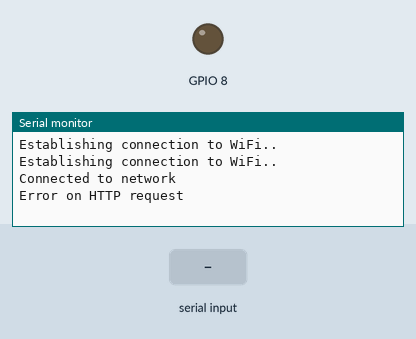
A sketch run on a simulated ESP32. Parts: output pins drawn as LEDs (lit = HIGH), the last lines printed to the serial monitor. The test bench sets the inputs (shaded band). WiFi joins after 1.5 s; servers stay silent unless stated; a WiFi scan finds three made-up networks; uploads are accepted with an empty reply; nothing arrives over Bluetooth unless stated.

Above: at 3.4 s.
3.5 s: "ssid\n" received over Serial
At 4.2 s:
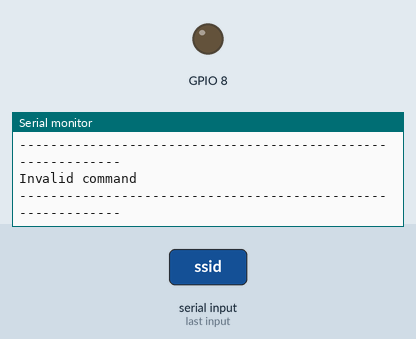
5.0 s: "Results\n" received over Serial
At 5.6 s:
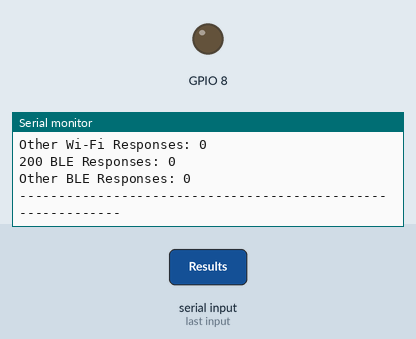

Measured:
- after the input at 3.5 s, the serial monitor: prints a new line at once (image 1)
- after the input at 5.0 s, the serial monitor: prints a new line at once (image 2)

The sketch:

MultiWifiBle10.ino
```cpp
/* In this program two json files are created with all available BLE devices and Wi-Fi networks as they are scanned.
  Then the json files containing all devices and networks found are sent to the server */

#include "WiFi.h"
#include <HTTPClient.h>
#include <BLEDevice.h>
#include <BLEUtils.h>
#include <BLEScan.h>
#include <Preferences.h>
#include <BLEAdvertisedDevice.h>

#define DEBUG 1

#if DEBUG == 1
#define debug(x) Serial.print(x)
#define debugln(x) Serial.println(x)
#else
#define debug(x)
#define debugln(x)
#endif

Preferences preferences;

QueueHandle_t queueWIFI;
QueueHandle_t queueBLE;

TaskHandle_t Task1, Task2, Task3, Task4;

//Counter for BLE devices scanned
int number = 1;

BLEScan* pBLEScan;

//TIMERS
int WIFIinterval = 0;
int BLEinterval = 0;

int response200Wifi = 0;
int response200Ble = 0;
int responseOtherWifi = 0;
int responseOtherBle = 0;

const char* ssid = "ZON-C510";
const char* password =  "Boas1234";

// Domain Name with full URL Path for HTTP POST Request
const char* serverName = "http://ils.dsi.uminho.pt/ar-ware/S02/i2a/i2aSamples.php";


String translateEncryptionType(wifi_auth_mode_t encryptionType) {

  switch (encryptionType) {
    case (WIFI_AUTH_OPEN):
      return "Open";
    case (WIFI_AUTH_WEP):
      return "WEP";
    case (WIFI_AUTH_WPA_PSK):
      return "WPA_PSK";
    case (WIFI_AUTH_WPA2_PSK):
      return "WPA2_PSK";
    case (WIFI_AUTH_WPA_WPA2_PSK):
      return "WPA_WPA2_PSK";
    case (WIFI_AUTH_WPA2_ENTERPRISE):
      return "WPA2_ENTERPRISE";
  }
}

// Here the "static" part of the json file is initialized. It has several preset values that will be replaced as we scan the bluetooth networks.
String dataGramaBLE = "scanData= {  \"tagName\": \"tagPedro\",  \"tagBSSID\": \"00:11:22:33:44:99\",  \"tagNetwork\": \"eduroam\",  \"dataType\": \"BLE\",  \"scanMode\": \"auto\", \"BLEData\":";

// Here the "volatile" part of the json file is initialized. This part will be changing constantly
String adicionarBLE;

String adicionarBLECopy;

// Here the "static" part of the json file is initialized. It has several preset values that will be replaced as we scan the wi-fi networks.
String dataGramaWIFI = "scanData= { \"tagName\": \"tagPedro\", \"tagBSSID\": \"00:11:22:33:44:55\", \"tagNetwork\": \"eduroam\", \"dataType\": \"Wi-Fi\", \"scanMode\": \"auto\", \"WiFiData\":";

String adicionarWIFICopy;

class MyAdvertisedDeviceCallbacks: public BLEAdvertisedDeviceCallbacks {

    void onResult(BLEAdvertisedDevice advertisedDevice) {

      // The bluetooth data containing information about all the networks found has to be sent inside brackets
      adicionarBLE += "{\"bssid\": \"bssid(i)\",      \"rssi\": \"rssi(i)\",      \"ssid\": \"ssid(i)\"}";

      // The preset value of bssid is replaced by the bssid of the device found
      adicionarBLE.replace("bssid(i)", (advertisedDevice.getAddress().toString().c_str()));
      String rssiStr = String (advertisedDevice.getRSSI());
      // The preset value of rssi is replaced by the rssi of the device found
      adicionarBLE.replace("rssi(i)", rssiStr);
      String nome = advertisedDevice.getName().c_str();
      // The preset value of ssid is replaced by the ssid of the device found
      adicionarBLE.replace("ssid(i)", nome);
      number ++;
      adicionarBLE += ", ";
    }
};

void scanBLE() {

  int scanTime = 5; //In seconds
  // put your main code here, to run repeatedly:
  // The wi-fi data containing information about all the networks found has to be sent inside brackets
  adicionarBLE += "[";
  BLEScanResults foundDevices = pBLEScan->start(scanTime, false);
  // The wi-fi data containing information about all the networks found has to be sent inside brackets
  adicionarBLE += "]}";
  //debug("[BLE] Devices found: ");
  //debugln(foundDevices.getCount());
  number = 1;
  pBLEScan->clearResults();   // delete results fromBLEScan buffer to release memory

  //It is necessary to remove the last comma
  int lastComma = adicionarBLE.lastIndexOf(',');
  adicionarBLE.remove(lastComma , 1);
  adicionarBLECopy = adicionarBLE;
  adicionarBLE.remove(0);
  xQueueOverwrite(queueBLE, &adicionarBLECopy);
}

void scanNetworks() {

  // Here the "volatile" part of the json file is initialized. This part will be changing constantly
  String adicionarWIFI;
  int linhaUm = 1;
  int numberOfNetworks = WiFi.scanNetworks();

  // The wi-fi data containing information about all the networks found has to be sent inside brackets
  adicionarWIFI += "[";

  for (int i = 0; i < numberOfNetworks; i++) {
    if (linhaUm == 0) {
      adicionarWIFI += ", ";
    } else linhaUm = 0;

    adicionarWIFI += "{\"bssid\": \"bssid(i)\",      \"rssi\": \"rssi(i)\",      \"ssid\": \"ssid(i)\",      \"encript\": \"encript(i)\"}";

    // The preset value of bssid is replaced by the bssid of the network number i found
    adicionarWIFI.replace("bssid(i)", (WiFi.BSSIDstr(i)));

    String rssiStr = String (WiFi.RSSI(i));
    // The preset value of rssi is replaced by the rssi of the network number i found
    adicionarWIFI.replace("rssi(i)", rssiStr);

    // The preset value of ssid is replaced by the ssid of the network number i found
    adicionarWIFI.replace("ssid(i)", (WiFi.SSID(i)));

    String encryptionTypeDescription = translateEncryptionType(WiFi.encryptionType(i));

    // The preset value of encryption is replaced by the encryption of the network number i found
    adicionarWIFI.replace("encript(i)", encryptionTypeDescription);

  }

  // The wi-fi data containing information about all the networks found has to be sent inside brackets
  adicionarWIFI += "]}";

  adicionarWIFICopy = adicionarWIFI;

  adicionarWIFI.remove(0);

  xQueueOverwrite(queueWIFI, &adicionarWIFICopy);

  //debug("[WI-FI] networks found: ");
  //debugln(numberOfNetworks);
}

void postBLE() {

  xQueueReceive(queueBLE, &adicionarBLECopy, portMAX_DELAY);

  if ( adicionarBLECopy.length() > 0) {

    // Send HTTP POST request
    // Here we concatenate both parts to originate the final datagram to be sent
    String dataGramaBLEFinal = dataGramaBLE + adicionarBLECopy;

    int tamanhoBLE = dataGramaBLEFinal.length();

    int connectionCountBLE = 0;

    //Check WiFi connection status
    if (WiFi.status() == WL_CONNECTED) {
      WiFiClient client;
      HTTPClient http;

      // Your Domain name with URL path or IP address with path
      if (connectionCountBLE == 0) {
        http.begin(client, serverName);
      } connectionCountBLE++;

      // Your Domain name with URL path or IP address with path
      http.begin(client, serverName);

      // Specify content-type header
      http.addHeader("Content-Type", "application/x-www-form-urlencoded", "Content-Length", tamanhoBLE);
      //http.addHeader("Content-Length", tamanhoBLE);
      http.addHeader("Accept", "*/*");
      http.addHeader("Accept-Encoding", "gzip, deflate, br");
      http.addHeader("Connection", "keep-alive");

      vTaskSuspend(Task3);
      int httpResponseCodeBLE = http.POST(dataGramaBLEFinal);
      vTaskResume(Task3);

      String responseBLE = http.getString();

      if (httpResponseCodeBLE == 200) {
        /*debug("[BLE] HTTP Response code: ");
          debugln(httpResponseCodeBLE);
          debugln(responseBLE);
        */
        response200Ble++;
      }
      else {
        debug("[BLE] HTTP Response code: ");
        debugln(httpResponseCodeBLE);
        debugln(responseBLE);
        responseOtherBle++;
      }

    }
  }
}


void postWIFI() {

  xQueueReceive(queueWIFI, &adicionarWIFICopy, portMAX_DELAY);

  if ( adicionarWIFICopy.length() > 0) {

    // Here we concatenate both parts to originate the final datagram to be sent
    String dataGramaWIFIFinal = dataGramaWIFI + adicionarWIFICopy;
    int tamanhoWIFI = dataGramaWIFIFinal.length();

    int connectionCountWIFI = 0;

    //Send an HTTP POST request every 1 second

    //Check WiFi connection status
    if (WiFi.status() == WL_CONNECTED) {
      WiFiClient client;
      HTTPClient http;

      // Your Domain name with URL path or IP address with path
      if (connectionCountWIFI == 0) {
        http.begin(client, serverName);
      } connectionCountWIFI++;

      // Specify content-type header
      http.addHeader("Content-Type", "application/x-www-form-urlencoded", "Content-Length", tamanhoWIFI);
      //http.addHeader("Content-Length", tamanhoWIFI);
      http.addHeader("Accept", "*/*");
      http.addHeader("Accept-Encoding", "gzip, deflate, br");
      http.addHeader("Connection", "keep-alive");

      // Send HTTP POST request

      vTaskSuspend(Task3);
      int httpResponseCodeWIFI = http.POST(dataGramaWIFIFinal);
      vTaskResume(Task3);

      String responseWifi = http.getString();

      if (httpResponseCodeWIFI == 200) {
        /*debug("[WIFI] HTTP Response code: ");
          debugln(httpResponseCodeWIFI);
          debugln(responseWifi);
        */
        response200Wifi++;
      }
      else {
        debug("[WIFI] HTTP Response code: ");
        debugln(httpResponseCodeWIFI);
        debugln(responseWifi);
        responseOtherWifi++;
      }

    }
  }
}

void connectToNetwork() {
  WiFi.begin(ssid, password);

  while (WiFi.status() != WL_CONNECTED) {
    delay(1000);
    debugln("Establishing connection to WiFi..");
  }

  debugln("Connected to network");

}

//Get the Information from the server
void getInfo() {

  if ((WiFi.status() == WL_CONNECTED)) { //Check the current connection status

    HTTPClient http;

    http.begin("http://192.168.1.6/"); //Specify the URL (https://serverfault.com/questions/209150/how-to-access-localhost-by-ip-address#:~:text=To%20access%20the%20server%20from,)%20by%20running%20hostname%20%2DI%20.)
    int httpCode = http.GET();                                        //Make the request

    if (httpCode > 0) { //Check for the returning code

      String payload = http.getString();
      String indice = payload;
      Serial.println(httpCode);
      Serial.println(payload);

      int indice1;
      int indice2;
      int indice3;
      int indice4;
      int indice5;
      int indice6;
      int indice7;
      int indice8;
      int indice9;
      int indice10;
      int indice11;
      int indice12;

      indice1 = (indice.indexOf("ssid") + 8);
      indice2 = (indice.indexOf("password") - 6);

      indice3 = (indice.indexOf("password") + 12);
      indice4 = (indice.indexOf("serverName") - 6);

      indice5 = (indice.indexOf("serverName") + 14);
      indice6 = (indice.indexOf("tagName") - 6);

      indice7 = (indice.indexOf("tagName") + 11);
      indice8 = (indice.indexOf("WIFIinterval") - 6);

      indice9 = (indice.indexOf("WIFIinterval") + 15);
      indice10 = (indice.indexOf("BLEinterval") - 5);

      indice11 = (indice.indexOf("BLEinterval") + 14);
      indice12 = (indice.lastIndexOf("}"));

      String ssidGot;
      ssidGot = payload.substring(indice1, indice2);
      Serial.println(ssidGot);

      String passwordGot;
      passwordGot = payload.substring(indice3, indice4);
      Serial.println(passwordGot);

      String serverNameGot;
      serverNameGot = payload.substring(indice5, indice6);
      Serial.println(serverNameGot);

      String tagNameGot;
      tagNameGot = payload.substring(indice7, indice8);
      Serial.println(tagNameGot);

      String WIFIintervalGot;
      WIFIintervalGot = payload.substring(indice9, indice10);
      Serial.println(WIFIintervalGot);

      String BLEintervalGot;
      BLEintervalGot = payload.substring(indice11, indice12);
      Serial.println(BLEintervalGot);
    }

    else {
      Serial.println("Error on HTTP request");
    }

    http.end(); //Free the resources
  }

  /*preferences.begin("credentials", false);
    preferences.putString("serverName", payload.get);

    Serial.println("Network Credentials Saved using Preferences");

    preferences.end();
  */

}

void codeForTask1( void * parameter ) {
  for (;;) {

    scanBLE();

    if (BLEinterval > 0) {
      delay(BLEinterval);
    }
  }
}

void codeForTask2( void * parameter ) {
  for (;;) {
    postBLE();
  }
}

void codeForTask3( void * parameter ) {
  for (;;) {
    scanNetworks();

    if (WIFIinterval > 0) {
      delay(WIFIinterval);
    }
  }
}

void codeForTask4( void * parameter ) {
  for (;;) {
    postWIFI();
  }

}

void setup() {

  Serial.begin(115200);

  queueWIFI = xQueueCreate( 1, 20 );
  queueBLE = xQueueCreate( 1, 20 );

  if (queueWIFI == NULL) {
    debugln("Error creating the queue");
  }

  if (queueBLE == NULL) {
    debugln("Error creating the queue");
  }

  //After connecting to a network it's information is printed
  connectToNetwork();

  //Get the Information from the server
  getInfo();

  // In the datagram to be sent it is required to identify which network the device is connected to and it's ssid
  dataGramaWIFI.replace("eduroam", (WiFi.SSID()));

  // In the datagram to be sent it is required to identify which network the device is connected to and it's macAdress
  dataGramaWIFI.replace("00:11:22:33:44:55", (WiFi.macAddress()));

  // In the datagram to be sent it is required to identify which network the device is connected to and it's ssid
  dataGramaBLE.replace("eduroam", (WiFi.SSID()));

  // In the datagram to be sent it is required to identify which network the device is connected to and it's macAdress
  dataGramaBLE.replace("00:11:22:33:44:99", (WiFi.macAddress()));

  BLEDevice::init("");
  pBLEScan = BLEDevice::getScan(); //create new scan
  pBLEScan->setAdvertisedDeviceCallbacks(new MyAdvertisedDeviceCallbacks());
  pBLEScan->setActiveScan(true); //active scan uses more power, but get results faster
  pBLEScan->setInterval(100);
  pBLEScan->setWindow(99);  // less or equal setInterval value

  pinMode(D9, OUTPUT);
  /* create Mutex */
  /*Syntax for assigning task to a core:
    xTaskCreatePinnedToCore(
                    TaskFunc,     // Function to implement the task
                    "TaskLabel",  // Name of the task
                    10000,        // Stack size in bytes
                    NULL,         // Task input parameter
                    0,            // Priority of the task
                    &TaskHandle,  // Task handle.
                    TaskCore);    // Core where the task should run
  */
  //Both tasks run on the same core so different priorities are attributed to each
  xTaskCreatePinnedToCore(    codeForTask1,    "scanBLE",    4000,    NULL,    2,    &Task1,    0);
  xTaskCreatePinnedToCore(    codeForTask2,    "postBLE",    4000,    NULL,    4,    &Task2,    0);
  xTaskCreatePinnedToCore(    codeForTask3,    "scanNetworks",    4000,    NULL,    2,    &Task3,    1);
  xTaskCreatePinnedToCore(    codeForTask4,    "postWIFI",    4000,    NULL,   4,    &Task4,    1);
}

//The task which runs setup() and loop() is created on core 1 with priority 1.
void loop() {

  String command;

  if (Serial.available()) {
    command = Serial.readStringUntil('\n');

    if (command.equals("Results")) {
      debugln("------------------------------------------------------------");
      debug("200 Wi-Fi Responses: ");
      debugln(response200Wifi);
      debug("Other Wi-Fi Responses: ");
      debugln(responseOtherWifi);
      debug("200 BLE Responses: ");
      debugln(response200Ble);
      debug("Other BLE Responses: ");
      debugln(responseOtherBle);
      debugln("------------------------------------------------------------");
    }

    else {
      debugln("------------------------------------------------------------");
      Serial.println("Invalid command");
      debugln("------------------------------------------------------------");
    }
  }

  //vTaskDelete(NULL);
}
// to delete that task and free its resources because it isn't planed to use it at all.
```
